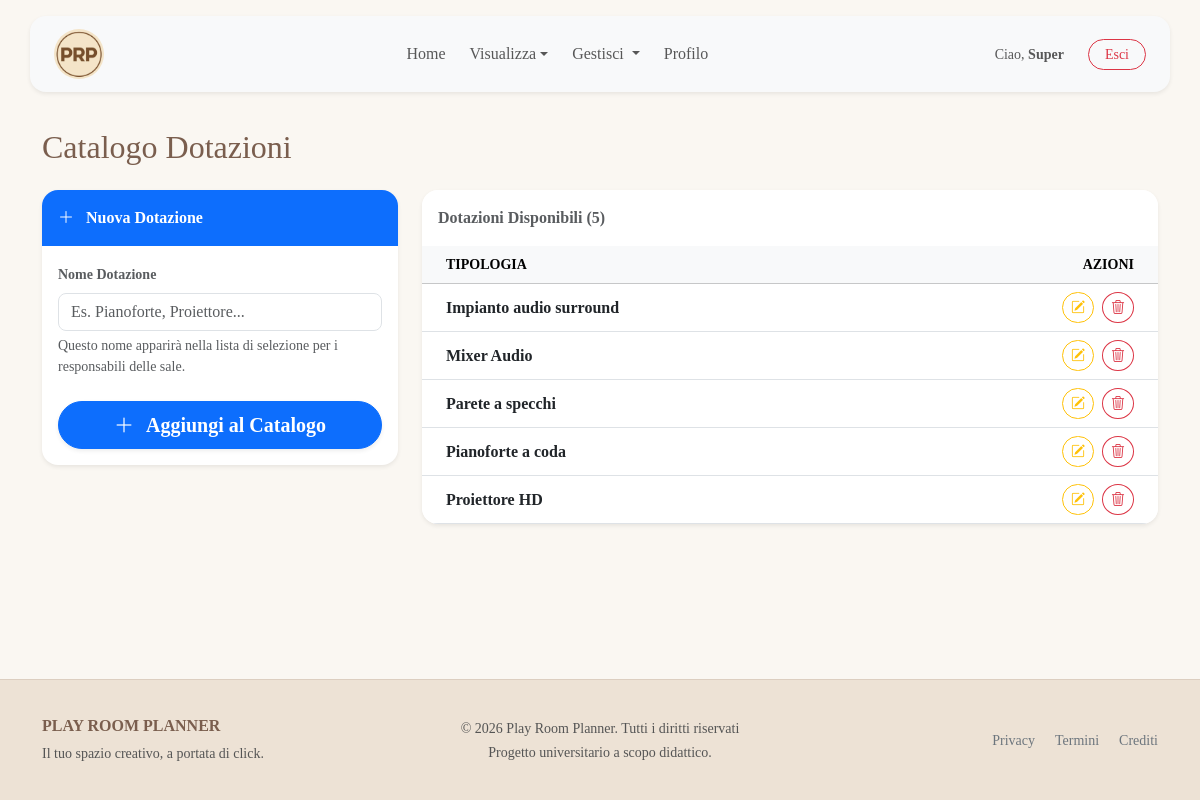
The app's page /frontend/admin_dotazioni.php (signed in) with its own data.
### tables this page shows
CREATE TABLE DOTAZIONE_DI_SUPPORTO (
    id_dotazione INT PRIMARY KEY AUTO_INCREMENT,
    tipo VARCHAR(50) NOT NULL UNIQUE
);

### common/function.php (called while the page is built, shortened)
<?php
function getAllDotazioni($cid)
{
    return $cid->query("SELECT * FROM DOTAZIONE_DI_SUPPORTO ORDER BY tipo ASC")->fetch_all(MYSQLI_ASSOC);
}
?>

### frontend/admin_dotazioni.php (the view, shortened to what this page needs)
<?php
require_once __DIR__ . '/../common/function.php';
$dotazione_da_modificare = null;
$is_editing = false;
$elenco_dotazioni = getAllDotazioni($cid);
?>
<!DOCTYPE html>
<html lang="it" class="no-js">
<?php require ROOT_PATH . "/common/header.php" ?>
<body class="d-flex flex-column">
    <?php include ROOT_PATH . '/common/navbar.php'; ?>
    <div class="flex-shrink-0 container py-5">
        <div class="d-flex justify-content-between align-items-center mb-3">
            <h2>Catalogo Dotazioni</h2>
        </div>
        <div class="row g-4">
            <div class="col-lg-4">
                <div class="card shadow-sm border-0 rounded-4 overflow-hidden">
                    <div class="card-header border-0 py-3 fw-bold <?php echo $is_editing ? 'bg-warning text-dark' : 'bg-primary text-white'; ?>">
                        <i class="bi <?php echo $is_editing ? 'bi-pencil-square' : 'bi-plus-lg'; ?> me-2"></i>
                        <?php echo $is_editing ? 'Modifica Dotazione' : 'Nuova Dotazione'; ?>
                    </div>
                    <div class="card-body py-3">
                        <form action="<?php echo BASE_URL; ?>backend/admin_dotazioni_exe.php" method="POST">
                            <div class="mb-4">
                                <label for="tipo" class="form-label fw-bold small text-muted">Nome Dotazione</label>
                                <input type="text" class="form-control rounded-3" id="tipo" name="tipo"
                                    placeholder="Es. Pianoforte, Proiettore..." required
                                    value="<?php echo $is_editing ? htmlspecialchars($dotazione_da_modificare['tipo']) : ''; ?>">
                                <div class="form-text small">
                                    Questo nome apparirà nella lista di selezione per i responsabili delle sale.
                                </div>
                            </div>
                            <div class="d-grid gap-2">
                                <button type="submit" class="btn <?php echo $is_editing ? 'btn-warning text-dark' : 'btn-primary'; ?> btn-lg rounded-pill fw-bold shadow-sm">
                                    <i class="bi <?php echo $is_editing ? 'bi-save' : 'bi-plus-lg'; ?> me-2"></i>
                                    <?php echo $is_editing ? 'Salva Modifiche' : 'Aggiungi al Catalogo'; ?>
                                </button>
                            </div>
                        </form>
                    </div>
                </div>
            </div>
            <div class="col-lg-8">
                <div class="card shadow-sm border-0 rounded-4 overflow-hidden">
                    <div class="card-header bg-white py-3 fw-bold text-muted border-bottom-0">
                        Dotazioni Disponibili (<?php echo count($elenco_dotazioni); ?>)
                    </div>
                    <div class="table-responsive" style="max-height: 350px; overflow-y: auto;">
                        <table class="table table-hover align-middle mb-0">
                            <thead class="table-light small text-muted text-uppercase" style="position: sticky; top: 0; z-index: 1;">
                                <tr>
                                    <th class="ps-4" style="width: 70%;">Tipologia</th>
                                    <th class="text-end pe-4">Azioni</th>
                                </tr>
                            </thead>
                            <tbody class="border-top-0">
                                <?php if (count($elenco_dotazioni) > 0): ?>
                                    <?php foreach ($elenco_dotazioni as $d): ?>
                                        <tr class="<?php echo ($is_editing && $d['id_dotazione'] == $id_edit) ? 'table-warning' : ''; ?>">
                                            <td class="ps-4 fw-bold text-dark">
                                                <?php echo htmlspecialchars($d['tipo']); ?>
                                            </td>
                                            <td class="text-end pe-4">
                                                <div class="d-flex justify-content-end gap-2">
                                                    <a href="<?php echo BASE_URL; ?>frontend/admin_dotazioni.php?edit=<?php echo $d['id_dotazione']; ?>"
                                                        class="btn btn-outline-warning btn-sm rounded-pill" title="Modifica">
                                                        <i class="bi bi-pencil-square"></i>
                                                    </a>
                                                    <form action="<?php echo BASE_URL; ?>backend/admin_dotazioni_exe.php" method="POST" onsubmit="return confirm('Vuoi eliminare \'<?php echo htmlspecialchars($d['tipo']); ?>\' dal catalogo?');">
                                                        <button type="submit" class="btn btn-outline-danger btn-sm rounded-circle" title="Elimina">
                                                            <i class="bi bi-trash3"></i>
                                                        </button>
                                                    </form>
                                                </div>
                                            </td>
                                        </tr>
                                    <?php endforeach; ?>
                                <?php else: ?>
                                    <tr>
                                        <td colspan="2" class="text-center py-4 text-muted">Nessuna dotazione definita.</td>
                                    </tr>
                                <?php endif; ?>
                            </tbody>
                        </table>
                    </div>
                </div>
            </div>
        </div>
    </div>
</body>
</html>

### css/style.css (style rules this page uses)
* { font-family: Georgia, 'Times New Roman', Times, serif; }
html { height: 100%; }
body { background-color: #FAF7F2; padding-top: 80px; min-height: 100vh; display: flex; flex-direction: column; }
footer { margin-top: auto; width: 100%; }
html, body { overscroll-behavior-y: none; }
.container h2 { color: #7A5E4E; }
.footer-vintage { background-color: #EDE2D5; color: #7A5E4E; border-top: 1px solid rgba(122, 94, 78, 0.15); padding-top: 20px; padding-bottom: 20px; margin-top: auto; width: 100%; }

### records on screen
dotazione_di_supporto: tipo "Impianto audio surround"
dotazione_di_supporto: tipo "Mixer Audio"
dotazione_di_supporto: tipo "Parete a specchi"
dotazione_di_supporto: tipo "Pianoforte a coda"
dotazione_di_supporto: tipo "Proiettore HD"

### other values on screen
$_SESSION['nome'] "Super"
count($elenco_dotazioni) "5"
